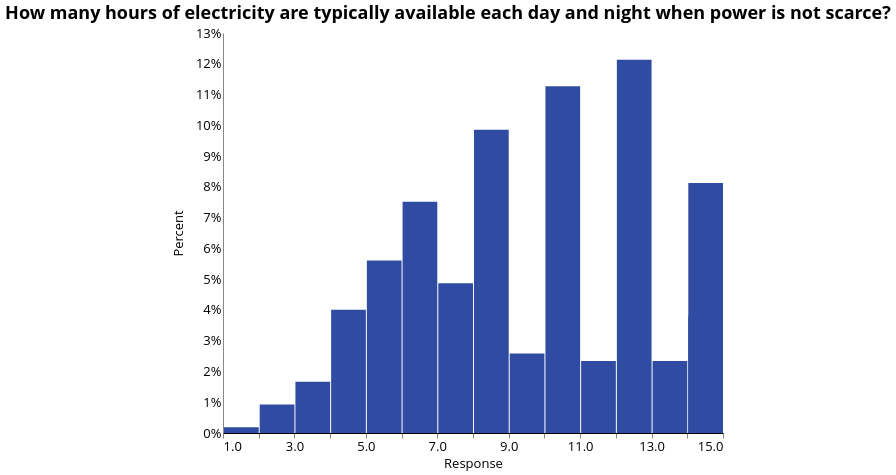

Write the Vega-Lite specification saved for this chart.
### Vega-Lite specification from a JSON file in a GitHub repository (floating-point values rounded to 4 significant figures; data arrays with more than 128 entries replaced by an {"elided": "..."} marker saying what was removed)
{"width": 500, "height": 400, "config": {"title": {"fontSize": 18, "font": "Open Sans", "anchor": "center", "fontColor": "#000000"}, "axisX": {"domain": true, "domainColor": "#000000", "grid": false, "labelFont": "Open Sans", "labelFontSize": 13, "titleFont": "Open Sans", "titleFontSize": 13, "titleFontWeight": "normal", "title": "X Axis Title (units)"}, "axisY": {"domain": true, "grid": false, "gridColor": "#DEDDDD", "gridWidth": 1, "labelFont": "Open Sans", "labelFontSize": 13, "labelAngle": 0, "ticks": false, "titleFont": "Open Sans", "titleFontSize": 13, "titleFontWeight": "normal", "titlePadding": 10, "title": "Y Axis Title (units)"}, "range": {"category": ["#2980B9", "#003366", "#FFAE19", "#FF4500", "#438B28", "#45B39D", "#99ADC1", "#212F3C"]}, "legend": {"labelFont": "Open Sans", "labelFontSize": 13, "symbolType": "square", "symbolSize": 100, "titleFont": "Open Sans", "titleFontSize": 13, "titleFontWeight": "normal", "title": "Legend", "orient": "right", "offset": 0}, "tooltip": {"font": "Open Sans"}, "view": {"stroke": "transparent", "text": {"font": "Open Sans", "color": ["#2980B9", "#003366", "#FFAE19", "#FF4500", "#438B28", "#45B39D", "#99ADC1", "#212F3C"], "fontSize": 13, "align": "right", "fontWeight": 400, "size": 13}, "bar": {"size": 40, "binSpacing": 1, "continuousBandSize": 30, "discreteBandSize": 30, "fill": ["#2980B9", "#003366", "#FFAE19", "#FF4500", "#438B28", "#45B39D", "#99ADC1", "#212F3C"], "stroke": false}}}, "data": {"name": "data-6676f293b65f9bb6a4174b5d100d1344"}, "mark": {"type": "bar", "color": "#304ca2"}, "encoding": {"tooltip": [{"type": "nominal", "field": "c_28b", "title": "Response (Binned)"}, {"type": "quantitative", "aggregate": "sum", "field": "pct", "format": ".2%", "title": "Percentage"}], "x": {"type": "quantitative", "axis": {"title": "Response"}, "bin": {"extent": [1, 15], "step": 1}, "field": "c_28b", "scale": {"clamp": true, "domain": [1, 15]}}, "y": {"type": "quantitative", "aggregate": "sum", "axis": {"format": "%"}, "field": "pct", "title": "Percent"}}, "selection": {"selector007": {"type": "single", "fields": ["locality"], "bind": {"input": "select", "options": [null, 0, 1], "labels": ["National", "Urban", "Rural"], "name": "Locality Breakdown  "}}, "selector008": {"type": "single", "fields": ["elc_aggr_tier"], "bind": {"input": "select", "options": [null, "Tier 0", "Tier 1", "Tier 2", "Tier 3", "Tier 4", "Tier 5"], "labels": ["All Tiers", "Tier 0", "Tier 1", "Tier 2", "Tier 3", "Tier 4", "Tier 5"], "name": "Tiers  "}}}, "title": {"text": ["How many hours of electricity are typically available each day and night when power is not scarce?"], "color": "black", "subtitleColor": "black"}, "transform": [{"joinaggregate": [{"op": "count", "field": "*", "as": "total"}]}, {"calculate": "1 / datum.total", "as": "pct"}, {"bin": {"maxbins": 20}, "field": "m", "as": "mbin"}, {"filter": {"selection": "selector007"}}, {"filter": {"selection": "selector008"}}], "$schema": "https://vega.github.io/schema/vega-lite/v4.8.1.json", "datasets": {"data-6676f293b65f9bb6a4174b5d100d1344": {"elided": "1624 records"}}}
